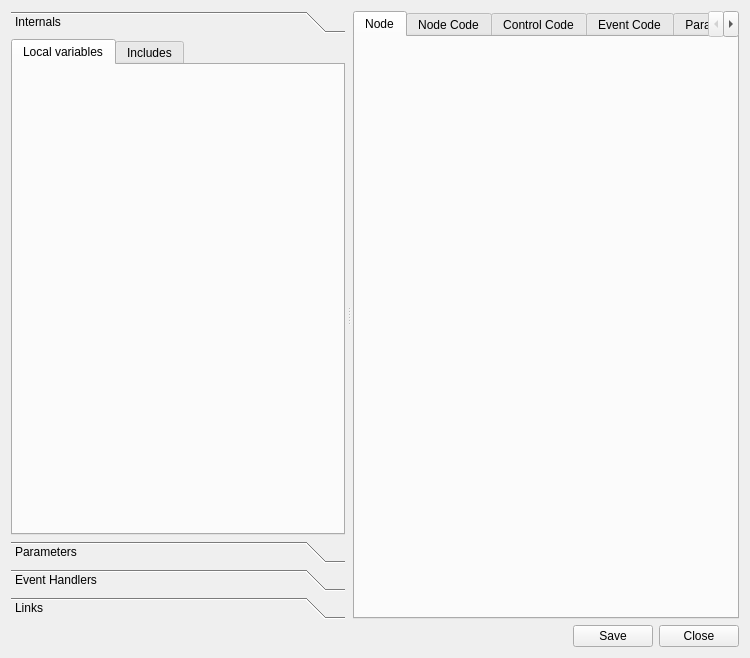
<?xml version="1.0" encoding="UTF-8"?>
<ui version="4.0">
 <class>NodeEditorDialog</class>
 <widget class="QWidget" name="NodeEditorDialog">
  <property name="geometry">
   <rect>
    <x>0</x>
    <y>0</y>
    <width>750</width>
    <height>658</height>
   </rect>
  </property>
  <property name="windowTitle">
   <string>NodeEditor</string>
  </property>
  <layout class="QVBoxLayout" name="verticalLayout" stretch="1,0">
   <item>
    <widget class="QSplitter" name="splitter">
     <property name="lineWidth">
      <number>2</number>
     </property>
     <property name="orientation">
      <enum>Qt::Horizontal</enum>
     </property>
     <property name="handleWidth">
      <number>8</number>
     </property>
     <property name="childrenCollapsible">
      <bool>false</bool>
     </property>
     <widget class="QToolBox" name="toolBox">
      <property name="minimumSize">
       <size>
        <width>0</width>
        <height>0</height>
       </size>
      </property>
      <property name="maximumSize">
       <size>
        <width>16777215</width>
        <height>16777215</height>
       </size>
      </property>
      <property name="baseSize">
       <size>
        <width>200</width>
        <height>0</height>
       </size>
      </property>
      <property name="frameShape">
       <enum>QFrame::NoFrame</enum>
      </property>
      <property name="frameShadow">
       <enum>QFrame::Plain</enum>
      </property>
      <property name="lineWidth">
       <number>1</number>
      </property>
      <property name="midLineWidth">
       <number>0</number>
      </property>
      <property name="currentIndex">
       <number>0</number>
      </property>
      <property name="tabSpacing">
       <number>6</number>
      </property>
      <widget class="QWidget" name="internals">
       <property name="geometry">
        <rect>
         <x>0</x>
         <y>0</y>
         <width>204</width>
         <height>501</height>
        </rect>
       </property>
       <attribute name="label">
        <string>Internals</string>
       </attribute>
       <layout class="QVBoxLayout" name="verticalLayout_3">
        <property name="spacing">
         <number>0</number>
        </property>
        <property name="margin">
         <number>0</number>
        </property>
        <item>
         <widget class="QTabWidget" name="tabs_code_list">
          <property name="currentIndex">
           <number>0</number>
          </property>
          <widget class="QWidget" name="internals_tab">
           <attribute name="title">
            <string>Local variables</string>
           </attribute>
           <layout class="QGridLayout" name="gridLayout_4">
            <property name="margin">
             <number>2</number>
            </property>
            <property name="spacing">
             <number>0</number>
            </property>
            <item row="0" column="0">
             <widget class="NodeNamesEditor" name="internals_list" native="true"/>
            </item>
           </layout>
          </widget>
          <widget class="QWidget" name="includes_tab">
           <attribute name="title">
            <string>Includes</string>
           </attribute>
           <layout class="QGridLayout" name="gridLayout_5">
            <property name="margin">
             <number>2</number>
            </property>
            <property name="spacing">
             <number>0</number>
            </property>
            <item row="0" column="0">
             <widget class="NodeNamesEditor" name="includes_list" native="true"/>
            </item>
           </layout>
          </widget>
         </widget>
        </item>
       </layout>
      </widget>
      <widget class="QWidget" name="parameters">
       <property name="geometry">
        <rect>
         <x>0</x>
         <y>0</y>
         <width>204</width>
         <height>501</height>
        </rect>
       </property>
       <attribute name="label">
        <string>Parameters</string>
       </attribute>
       <layout class="QVBoxLayout" name="verticalLayout_8">
        <property name="spacing">
         <number>0</number>
        </property>
        <property name="margin">
         <number>0</number>
        </property>
        <item>
         <widget class="QTabWidget" name="tabs_param_list">
          <property name="currentIndex">
           <number>0</number>
          </property>
          <widget class="QWidget" name="inputs_tab">
           <attribute name="title">
            <string>Input</string>
           </attribute>
           <layout class="QGridLayout" name="gridLayout_2">
            <property name="margin">
             <number>2</number>
            </property>
            <property name="spacing">
             <number>0</number>
            </property>
            <item row="0" column="0">
             <widget class="NodeNamesEditor" name="input_list" native="true"/>
            </item>
           </layout>
          </widget>
          <widget class="QWidget" name="outputs_tab">
           <attribute name="title">
            <string>Output</string>
           </attribute>
           <layout class="QGridLayout" name="gridLayout_3">
            <property name="margin">
             <number>2</number>
            </property>
            <property name="spacing">
             <number>0</number>
            </property>
            <item row="0" column="0">
             <widget class="NodeNamesEditor" name="output_list" native="true"/>
            </item>
           </layout>
          </widget>
         </widget>
        </item>
       </layout>
      </widget>
      <widget class="QWidget" name="handlers">
       <property name="geometry">
        <rect>
         <x>0</x>
         <y>0</y>
         <width>204</width>
         <height>501</height>
        </rect>
       </property>
       <attribute name="label">
        <string>Event Handlers</string>
       </attribute>
       <layout class="QVBoxLayout" name="verticalLayout_2">
        <property name="spacing">
         <number>0</number>
        </property>
        <property name="margin">
         <number>0</number>
        </property>
        <item>
         <widget class="NodeNamesEditor" name="handlers_list" native="true"/>
        </item>
       </layout>
      </widget>
      <widget class="QWidget" name="links">
       <property name="geometry">
        <rect>
         <x>0</x>
         <y>0</y>
         <width>204</width>
         <height>501</height>
        </rect>
       </property>
       <attribute name="label">
        <string>Links</string>
       </attribute>
       <layout class="QVBoxLayout" name="verticalLayout_8">
        <property name="spacing">
         <number>0</number>
        </property>
        <property name="margin">
         <number>0</number>
        </property>
        <item>
         <widget class="QTabWidget" name="tabs_links_list">
          <property name="currentIndex">
           <number>0</number>
          </property>
          <widget class="QWidget" name="input_links_tab">
           <attribute name="title">
            <string>Input</string>
           </attribute>
           <layout class="QGridLayout" name="gridLayout_6">
            <property name="margin">
             <number>2</number>
            </property>
            <property name="spacing">
             <number>0</number>
            </property>
            <item row="0" column="0">
             <widget class="QListWidget" name="input_links_listWidget"/>
            </item>
           </layout>
          </widget>
          <widget class="QWidget" name="output_links_tab">
           <attribute name="title">
            <string>Output</string>
           </attribute>
           <layout class="QGridLayout" name="gridLayout_66">
            <property name="margin">
             <number>2</number>
            </property>
            <property name="spacing">
             <number>0</number>
            </property>
            <item row="0" column="0">
             <widget class="QListWidget" name="output_links_listWidget"/>
            </item>
           </layout>
          </widget>
         </widget>
        </item>
       </layout>
      </widget>
     </widget>
     <widget class="QTabWidget" name="tabWidget">
      <property name="currentIndex">
       <number>0</number>
      </property>
      <widget class="QWidget" name="node_tab">
       <attribute name="title">
        <string>Node</string>
       </attribute>
       <layout class="QGridLayout" name="gridLayout_10">
        <item row="0" column="0">
         <widget class="NodePropertiesEditor" name="node" native="true"/>
        </item>
       </layout>
      </widget>
      <widget class="QWidget" name="node_code_tab">
       <attribute name="title">
        <string>Node Code</string>
       </attribute>
       <layout class="QGridLayout" name="gridLayout">
        <property name="margin">
         <number>2</number>
        </property>
        <property name="spacing">
         <number>2</number>
        </property>
        <item row="0" column="0">
         <widget class="NodeCodeEditor" name="node_code" native="true"/>
        </item>
       </layout>
      </widget>
      <widget class="QWidget" name="control_code_tab">
       <attribute name="title">
        <string>Control Code</string>
       </attribute>
       <layout class="QGridLayout" name="gridLayout_7">
        <property name="margin">
         <number>2</number>
        </property>
        <property name="spacing">
         <number>2</number>
        </property>
        <item row="0" column="0">
         <widget class="NodeCodeEditor" name="control_code" native="true"/>
        </item>
       </layout>
      </widget>
      <widget class="QWidget" name="event_code_tab">
       <attribute name="title">
        <string>Event Code</string>
       </attribute>
       <layout class="QGridLayout" name="gridLayout_8">
        <property name="margin">
         <number>2</number>
        </property>
        <property name="spacing">
         <number>2</number>
        </property>
        <item row="0" column="0">
         <widget class="NodeCodeEditor" name="event_code" native="true"/>
        </item>
       </layout>
      </widget>
      <widget class="QWidget" name="param_code_tab">
       <attribute name="title">
        <string>Param Code</string>
       </attribute>
       <layout class="QGridLayout" name="gridLayout_9">
        <property name="margin">
         <number>2</number>
        </property>
        <property name="spacing">
         <number>2</number>
        </property>
        <item row="0" column="0">
         <widget class="NodeCodeEditor" name="param_code" native="true"/>
        </item>
       </layout>
      </widget>
      <widget class="QWidget" name="param_tab">
       <attribute name="title">
        <string>Parameter</string>
       </attribute>
       <layout class="QGridLayout" name="gridLayout_11">
        <item row="0" column="0">
         <widget class="NodeParamEditor" name="param" native="true"/>
        </item>
       </layout>
      </widget>
      <widget class="QWidget" name="link_tab">
       <attribute name="title">
        <string>Link Info</string>
       </attribute>
       <layout class="QGridLayout" name="gridLayout_12">
        <item row="0" column="0">
         <widget class="NodeLinkEditor" name="link" native="true"/>
        </item>
       </layout>
      </widget>
     </widget>
    </widget>
   </item>
   <item>
    <layout class="QHBoxLayout" name="horizontalLayout">
     <item>
      <spacer name="horizontalSpacer">
       <property name="orientation">
        <enum>Qt::Horizontal</enum>
       </property>
       <property name="sizeHint" stdset="0">
        <size>
         <width>40</width>
         <height>20</height>
        </size>
       </property>
      </spacer>
     </item>
     <item>
      <widget class="QPushButton" name="btn_save">
       <property name="text">
        <string>Save</string>
       </property>
      </widget>
     </item>
     <item>
      <widget class="QPushButton" name="btn_close">
       <property name="text">
        <string>Close</string>
       </property>
      </widget>
     </item>
    </layout>
   </item>
  </layout>
 </widget>
 <customwidgets>
  <customwidget>
   <class>NodeNamesEditor</class>
   <extends>QWidget</extends>
   <header>nodeNamesEditor</header>
   <container>1</container>
  </customwidget>
  <customwidget>
   <class>NodeLinkEditor</class>
   <extends>QWidget</extends>
   <header>nodeLinkEditor</header>
   <container>1</container>
  </customwidget>
  <customwidget>
   <class>NodeCodeEditor</class>
   <extends>QWidget</extends>
   <header>nodeCodeEditor</header>
   <container>1</container>
  </customwidget>
  <customwidget>
   <class>NodeParamEditor</class>
   <extends>QWidget</extends>
   <header>nodeParamEditor</header>
   <container>1</container>
  </customwidget>
  <customwidget>
   <class>NodePropertiesEditor</class>
   <extends>QWidget</extends>
   <header>nodePropertiesEditor</header>
   <container>1</container>
  </customwidget>
 </customwidgets>
 <resources/>
 <connections>
  <connection>
   <sender>toolBox</sender>
   <signal>currentChanged(int)</signal>
   <receiver>NodeEditorDialog</receiver>
   <slot>onToolBoxIndexChanged(int)</slot>
   <hints>
    <hint type="sourcelabel">
     <x>348</x>
     <y>221</y>
    </hint>
    <hint type="destinationlabel">
     <x>358</x>
     <y>221</y>
    </hint>
   </hints>
  </connection>
  <connection>
   <sender>btn_save</sender>
   <signal>clicked()</signal>
   <receiver>NodeEditorDialog</receiver>
   <slot>accept()</slot>
   <hints>
    <hint type="sourcelabel">
     <x>403</x>
     <y>523</y>
    </hint>
    <hint type="destinationlabel">
     <x>264</x>
     <y>275</y>
    </hint>
   </hints>
  </connection>
  <connection>
   <sender>btn_close</sender>
   <signal>clicked()</signal>
   <receiver>NodeEditorDialog</receiver>
   <slot>reject()</slot>
   <hints>
    <hint type="sourcelabel">
     <x>479</x>
     <y>523</y>
    </hint>
    <hint type="destinationlabel">
     <x>264</x>
     <y>275</y>
    </hint>
   </hints>
  </connection>
  <connection>
   <sender>input_links_listWidget</sender>
   <signal>itemSelectionChanged()</signal>
   <receiver>NodeEditorDialog</receiver>
   <slot>updateGui()</slot>
   <hints>
    <hint type="sourcelabel">
     <x>266</x>
     <y>352</y>
    </hint>
    <hint type="destinationlabel">
     <x>290</x>
     <y>331</y>
    </hint>
   </hints>
  </connection>
  <connection>
   <sender>output_links_listWidget</sender>
   <signal>itemSelectionChanged()</signal>
   <receiver>NodeEditorDialog</receiver>
   <slot>updateGui()</slot>
   <hints>
    <hint type="sourcelabel">
     <x>61</x>
     <y>126</y>
    </hint>
    <hint type="destinationlabel">
     <x>290</x>
     <y>331</y>
    </hint>
   </hints>
  </connection>
  <connection>
   <sender>tabs_links_list</sender>
   <signal>currentChanged(int)</signal>
   <receiver>NodeEditorDialog</receiver>
   <slot>updateGui()</slot>
   <hints>
    <hint type="sourcelabel">
     <x>266</x>
     <y>343</y>
    </hint>
    <hint type="destinationlabel">
     <x>290</x>
     <y>331</y>
    </hint>
   </hints>
  </connection>
 </connections>
 <slots>
  <slot>onToolBoxIndexChanged(int)</slot>
  <slot>updateGui()</slot>
  <slot>onCodeListIndexChanged()</slot>
  <slot>accept()</slot>
  <slot>reject()</slot>
 </slots>
</ui>
